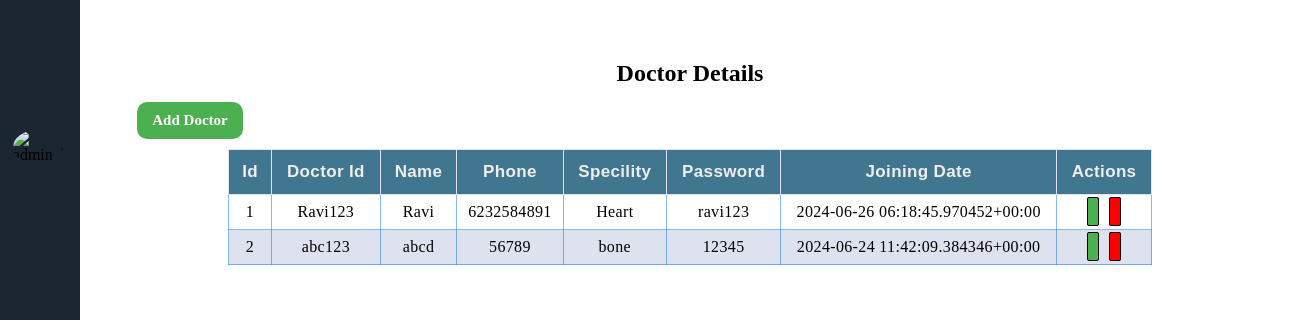
The app's page /hms_admin/doctor_details (signed in) with its own data.
### doctor/models.py (models this page shows, shortened)
class doctor(models.Model):
    Name=models.CharField(max_length=20,default="")
    Doctor_id=models.CharField(max_length=50, default="")
    Specility=models.CharField(max_length=20,default="")
    Phone=models.CharField(max_length=50,default="")
    Password=models.CharField(max_length=10,default="")
    Joining_date=models.CharField(max_length=10,default=now)

### hms_admin/views.py (the view)
# urls.py: path('doctor_details',views.doctor_details,name="doctor_details"),
def doctor_details(request):
    username = request.session.get('username')
    if username:
        doctors=doctor.objects.all()
        return render(request,"doctor_details.html",{'doctors':doctors})
    else:
        return redirect(reverse('hms_admin'))

### hms_admin/templates/doctor_details.html (shortened to what this page needs)
{% extends 'hms_dashboard.html' %}
{% block content %}
<div class="main-content">
    <div class="container">
        <div class="patient-datails-outer">
            <div class="patient-datails-inner">
                <h2>Doctor Details</h2>
                <a href="docor_add" class="add-patient" id="add">Add Doctor</a>
                <table class="table">
                    <thead>
                        <tr>
                            <th>Id</th>
                            <th>Doctor Id</th>
                            <th>Name</th>
                            <th>Phone</th>
                            <th>Specility</th>
                            <th>Password</th>
                            <th>Joining Date</th>
                            <th>Actions</th>
                        </tr>
                    </thead>
                    <tbody>
                        {% for i in doctors %}
                        <tr>
                            <td data-label="Id">{{i.id}}</td>
                            <td data-label="Doctor Id">{{i.Doctor_id}}</td>
                            <td data-label="Name">{{i.Name}}</td>
                            <td data-label="Phone">{{i.Phone}}</td>
                            <td data-label="Specility">{{i.Specility}}</td>
                            <td data-label="Password">{{i.Password}}</td>
                            <td data-label="Joining Date">{{i.Joining_date}}</td>
                            <td data-label="Actions" class="edit-delete-btn">
                                <a href="{% url 'update_doctor' i.id %}" class="edit">
                                </a>
                                <a href="{% url 'delete_doctor' i.id %}" class="trash">
                                </a>
                            </td>
                        </tr>
                        {% endfor %}
                    </tbody>
                </table>
            </div>
        </div>
    </div>
</div>
{% endblock %}

### hms_admin/static/dashboard.css (style rules this page uses)
* { margin: 0; padding: 0; box-sizing: border-box; }
body { overflow-x: hidden; }
.main-content { position: relative; min-height: 100vh; top: 0; left: 80px; transition: all 0.5s ease; width: calc(100%-80px); }
.main-content .container { height: 100%; width: 100%; }
.main-content .patient-datails-outer { height: 100%; width: 100%; padding: 30px; display: flex; justify-content: center; align-items: center; }
.patient-datails-inner { width: 80%; display: grid; place-items: center; padding: 30px; margin-right: 70px; }
.patient-datails-inner h2 { text-align: center; margin-bottom: 15px; }
.table { width: 100%; border-collapse: collapse; }
.table thead { background-color: #417690; }
.table thead tr th { font-size: 17px; font-weight: 700; letter-spacing: 0.35px; color: #eee; opacity: 1; padding: 12px; vertical-align: top; border: 1px solid #dee2ef; font-family: 'popins', sans-serif; }
.table tbody tr td { font-size: 16px; letter-spacing: 0.35px; font-weight: normal; color: black; padding: 8px; text-align: center; border: 1px solid #147ce485; }
.table tbody tr:nth-child(even) { background-color: #dee2ef; }
.edit-delete-btn { gap: 10px; }
.edit, .trash { text-decoration: none; padding: 5px; border: 1px solid #000; border-radius: 2px; }
.edit { background-color: #4CAF50; }
.trash { background-color: #FF0000; }
.add-patient { padding: 10px 15px; border: none; background: #4CAF50; font-size: 15px; font-weight: bold; position: relative; text-decoration: none; margin-bottom: 10px; right: 500px; border-radius: 10px; color: #fff; }
.trash { margin-left: 10px; }

### records on screen
doctor: id "1", Doctor_id "Ravi123", Name "Ravi", Phone "6232584891", Specility "Heart", Password "ravi123", Joining_date "2024-06-26 06:18:45.970452+00:00"
doctor: id "2", Doctor_id "abc123", Name "abcd", Phone "56789", Specility "bone", Password "12345", Joining_date "2024-06-24 11:42:09.384346+00:00"
